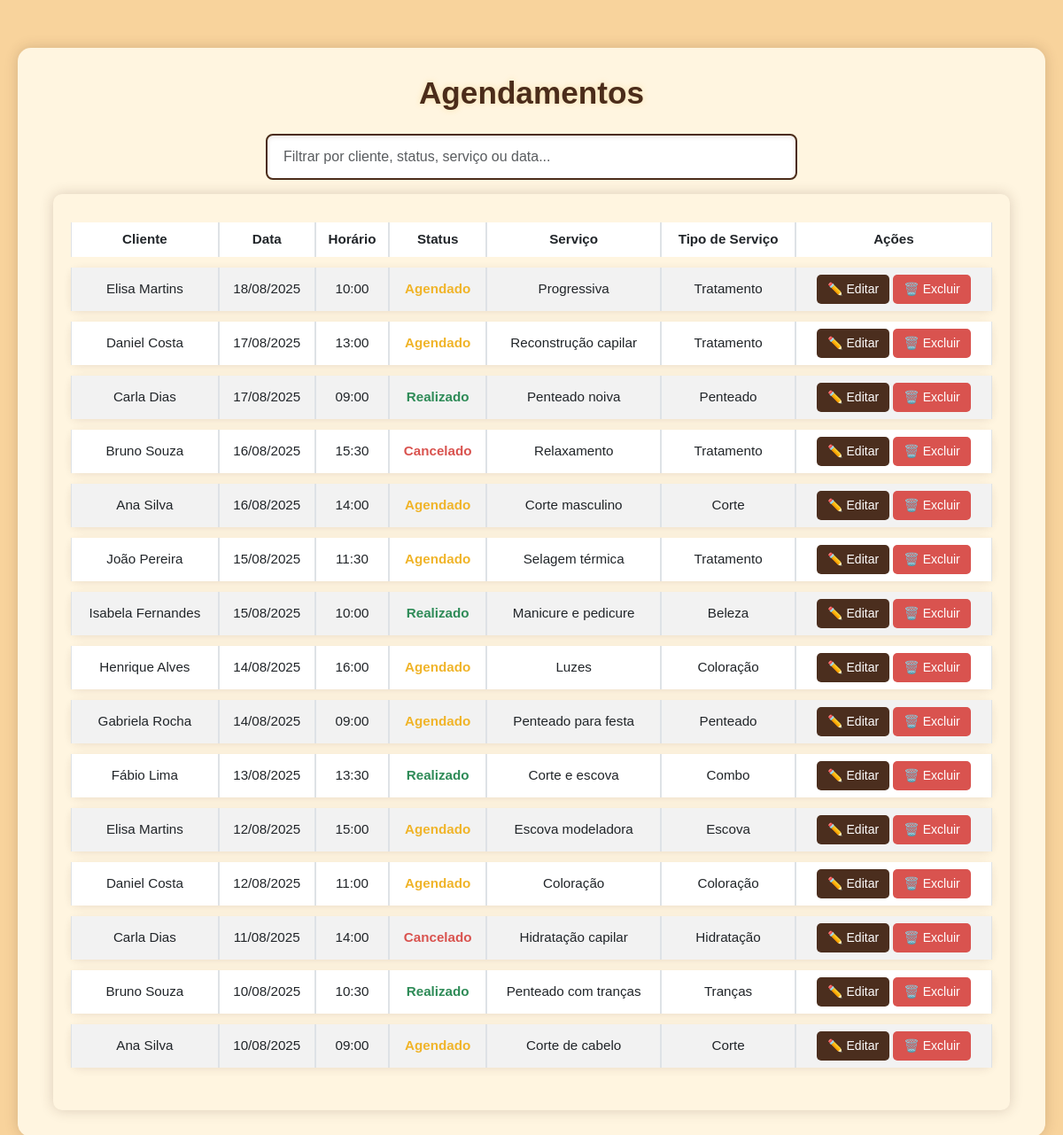
Page /html/consultar_agend.php on the committed database.
### tables this page shows
CREATE TABLE IF NOT EXISTS `tb_agendamentos` (
  `id_agendamentos` INT NOT NULL AUTO_INCREMENT,
  `servico` VARCHAR(60) NOT NULL,
  `tipoServico` VARCHAR(95) NOT NULL,
  `data` DATE NOT NULL,
  `horario` TIME NOT NULL,
  `status` ENUM('agendado', 'realizado', 'cancelado') DEFAULT 'agendado',
  `nome` VARCHAR(255),
  `sobrenome` VARCHAR(255),
  `email` VARCHAR(255),
  `telefone` VARCHAR(20),
    PRIMARY KEY (`id_agendamentos`)
);

CREATE TABLE IF NOT EXISTS `tb_clientes` (
  `id_clientes` INT NOT NULL AUTO_INCREMENT,
  `nome` VARCHAR(60) NOT NULL,
  `telefone` VARCHAR(20) NOT NULL,
  `cpf` VARCHAR(14) NOT NULL,
  `data_nascimento` DATE NOT NULL,
  `email` VARCHAR(100) NOT NULL,
  `senha` VARCHAR(45) NOT NULL,
  `cep` VARCHAR(9) NOT NULL,
  `rua` VARCHAR(45) NOT NULL,
  `numero` INT NOT NULL,
  `bairro` VARCHAR(45) NOT NULL,
  `cidade` VARCHAR(45) NOT NULL,
  `estado` VARCHAR(2) NOT NULL,
  `data_cadastro` TIMESTAMP DEFAULT CURRENT_TIMESTAMP,
  `ativo` TINYINT(1) NOT NULL DEFAULT 1,
  PRIMARY KEY (`id_clientes`)
);

### html/consultar_agend.php (the view, shortened to what this page needs)
<?php
include("../conectarbd.php");
$sql = "
SELECT
    ag.id_agendamentos,
    ag.data,
    ag.horario,
    ag.status,
    ag.servico,
    ag.tipoServico,
    cli.nome AS nome_cliente
FROM tb_agendamentos ag
LEFT JOIN tb_clientes cli ON cli.id_clientes = ag.tb_clientes_id_clientes
";
$sql .= " ORDER BY ag.data DESC, ag.horario DESC LIMIT 50";
$stmt = $conn->prepare($sql);
$stmt->execute();
$result = $stmt->get_result();
?>
<!DOCTYPE html>
<html lang="pt-BR">
<head>
  <link href="https://cdn.jsdelivr.net/npm/bootstrap@5.3.0/dist/css/bootstrap.min.css" rel="stylesheet" />
  <link href="../css/consultarAgendamento.css" rel="stylesheet" />
</head>
<body>
  <div class="container mt-4">
    <h1>Agendamentos</h1>
    <div class="search-container mb-3">
      <input type="text" id="searchInput" class="form-control" placeholder="Filtrar por cliente, status, serviço ou data..." />
    </div>
    <div class="table-wrapper">
      <table class="table table-striped table-bordered">
        <thead>
          <tr>
            <th>Cliente</th>
            <th>Data</th>
            <th>Horário</th>
            <th>Status</th>
            <th>Serviço</th>
            <th>Tipo de Serviço</th>
            <th>Ações</th>
          </tr>
        </thead>
        <tbody id="appointmentsTable">
          <?php
          if (!$result) {
              echo '<tr><td colspan="7" class="text-danger text-center">Erro ao buscar agendamentos.</td></tr>';
          } elseif ($result->num_rows === 0) {
              echo '<tr><td colspan="7" class="text-warning text-center">Nenhum agendamento encontrado.</td></tr>';
          } else {
              while ($row = $result->fetch_assoc()) {
                  $statusClass = 'status-' . strtolower($row['status']);
                  $nome_cliente = htmlspecialchars($row['nome_cliente'] ?? 'Desconhecido');
                  $data_formatada = date('d/m/Y', strtotime($row['data']));
                  $hora_formatada = date('H:i', strtotime($row['horario']));
                  $servico = htmlspecialchars($row['servico'], ENT_QUOTES);
                  $tipo = htmlspecialchars($row['tipoServico'], ENT_QUOTES);
                  $status = ucfirst(htmlspecialchars($row['status']));
                  echo "
                  <tr data-id=\"{$row['id_agendamentos']}\"
                      data-data=\"{$row['data']}\"
                      data-horario=\"{$row['horario']}\"
                      data-status=\"{$row['status']}\"
                      data-servico=\"{$servico}\"
                      data-tiposervico=\"{$tipo}\">
                    <td>{$nome_cliente}</td>
                    <td>{$data_formatada}</td>
                    <td>{$hora_formatada}</td>
                    <td class=\"{$statusClass}\">{$status}</td>
                    <td>{$servico}</td>
                    <td>{$tipo}</td>
                    <td>
                      <button class=\"btn btn-sm btn-primary\" onclick=\"abrirModalEditar(this)\">✏️ Editar</button>
                      <button class=\"btn btn-sm btn-danger\" onclick=\"excluirAgendamento({$row['id_agendamentos']})\">🗑️ Excluir</button>
                    </td>
                  </tr>
                  ";
              }
          }
          ?>
        </tbody>
      </table>
    </div>
  </div>
</body>
</html>

### css/consultarAgendamento.css (style rules this page uses)
* { margin: 0; padding: 0; box-sizing: border-box; }
body { font-family: Arial, sans-serif; background: #F8D39C; color: #4B2C1A; min-height: 100vh; padding: 30px 20px; display: flex; justify-content: center; align-items: flex-start; }
.container { width: 100%; max-width: 1280px; background: #fff5e0; padding: 30px 40px; border-radius: 15px; box-shadow: 0 0 15px rgb(75 44 26 / 0.2); }
h1 { color: #4B2C1A; font-weight: 700; font-size: 2.2rem; margin-bottom: 25px; text-align: center; text-shadow: 0 0 7px #F0B42944; }
.search-container { width: 100%; max-width: 600px; margin: 0 auto 20px auto; }
#searchInput { width: 100%; padding: 12px 18px; font-size: 1rem; border: 2px solid #4B2C1A; border-radius: 8px; outline-offset: 2px; transition: border-color 0.3s ease; box-shadow: inset 0 2px 5px rgb(75 44 26 / 0.1); background-color: white; }
.table-wrapper { width: 100%; overflow-x: auto; background: #fff5e0; padding: 20px; border-radius: 10px; box-shadow: 0 0 15px rgb(75 44 26 / 0.2); }
table { border-collapse: separate; border-spacing: 0 12px; width: 100%; min-width: 700px; font-size: 0.95rem; color: #4B2C1A; }
thead tr { background-color: #4B2C1A; color: #F7E1A0; font-weight: 700; font-size: 0.95rem; border-radius: 10px 10px 0 0; }
thead th { padding: 14px 18px; text-align: center; white-space: nowrap; user-select: none; }
tbody tr { background: #fff; box-shadow: 0 2px 10px rgb(75 44 26 / 0.1); transition: background-color 0.3s ease, transform 0.2s ease; border-radius: 10px; cursor: default; }
tbody td { padding: 14px 10px; text-align: center; white-space: nowrap; border-bottom: 1px solid #f0d2a5; vertical-align: middle; }
tbody tr:last-child td { border-bottom: none; }
tbody td.status-agendado { color: #F0B429; font-weight: 600; }
tbody td.status-realizado { color: #2E8B57; font-weight: 600; }
tbody td.status-cancelado { color: #d9534f; font-weight: 600; }
.btn-primary { background-color: #4B2E1E; border: none; color: white; border-radius: 5px; padding: 6px 12px; cursor: pointer; transition: background-color 0.3s ease; }
.btn-danger { background-color: #d9534f; border: none; color: white; border-radius: 5px; padding: 6px 12px; cursor: pointer; transition: background-color 0.3s ease; }

### html/consultar_agend.php (style rules this page uses)
.status-agendado { color: blue; font-weight: bold; }
.status-realizado { color: green; font-weight: bold; }
.status-cancelado { color: red; font-weight: bold; }

### rows in the picture
tb_agendamentos: tb_clientes.nome "Elisa Martins", data "18/08/2025", horario "10:00", status "Agendado", servico "Progressiva", tipoServico "Tratamento"
tb_agendamentos: tb_clientes.nome "Daniel Costa", data "17/08/2025", horario "13:00", status "Agendado", servico "Reconstrução capilar", tipoServico "Tratamento"
tb_agendamentos: tb_clientes.nome "Carla Dias", data "17/08/2025", horario "09:00", status "Realizado", servico "Penteado noiva", tipoServico "Penteado"
tb_agendamentos: tb_clientes.nome "Bruno Souza", data "16/08/2025", horario "15:30", status "Cancelado", servico "Relaxamento", tipoServico "Tratamento"
tb_agendamentos: tb_clientes.nome "Ana Silva", data "16/08/2025", horario "14:00", status "Agendado", servico "Corte masculino", tipoServico "Corte"
tb_agendamentos: tb_clientes.nome "João Pereira", data "15/08/2025", horario "11:30", status "Agendado", servico "Selagem térmica", tipoServico "Tratamento"
tb_agendamentos: tb_clientes.nome "Isabela Fernandes", data "15/08/2025", horario "10:00", status "Realizado", servico "Manicure e pedicure", tipoServico "Beleza"
tb_agendamentos: tb_clientes.nome "Henrique Alves", data "14/08/2025", horario "16:00", status "Agendado", servico "Luzes", tipoServico "Coloração"
tb_agendamentos: tb_clientes.nome "Gabriela Rocha", data "14/08/2025", horario "09:00", status "Agendado", servico "Penteado para festa", tipoServico "Penteado"
tb_agendamentos: tb_clientes.nome "Fábio Lima", data "13/08/2025", horario "13:30", status "Realizado", servico "Corte e escova", tipoServico "Combo"
tb_agendamentos: tb_clientes.nome "Elisa Martins", data "12/08/2025", horario "15:00", status "Agendado", servico "Escova modeladora", tipoServico "Escova"
tb_agendamentos: tb_clientes.nome "Daniel Costa", data "12/08/2025", horario "11:00", status "Agendado", servico "Coloração", tipoServico "Coloração"
tb_agendamentos: tb_clientes.nome "Carla Dias", data "11/08/2025", horario "14:00", status "Cancelado", servico "Hidratação capilar", tipoServico "Hidratação"
tb_agendamentos: tb_clientes.nome "Bruno Souza", data "10/08/2025", horario "10:30", status "Realizado", servico "Penteado com tranças", tipoServico "Tranças"
tb_agendamentos: tb_clientes.nome "Ana Silva", data "10/08/2025", horario "09:00", status "Agendado", servico "Corte de cabelo", tipoServico "Corte"
